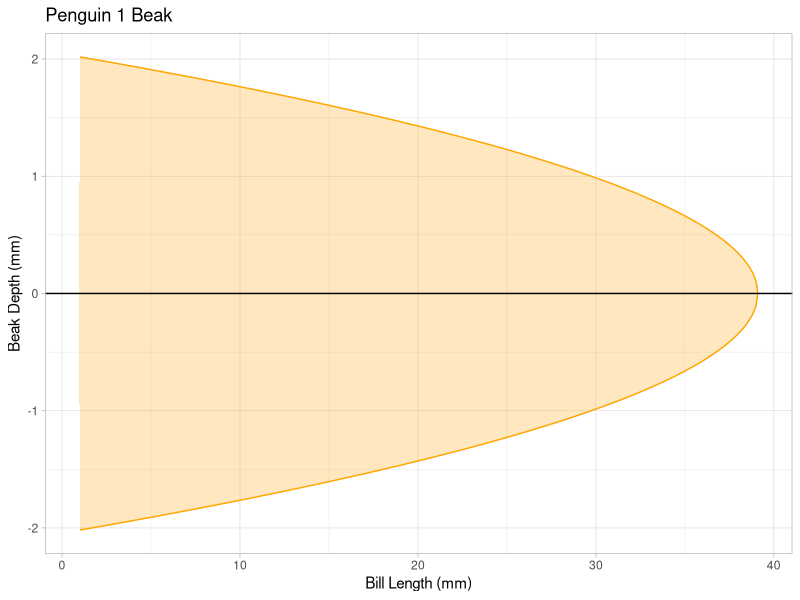
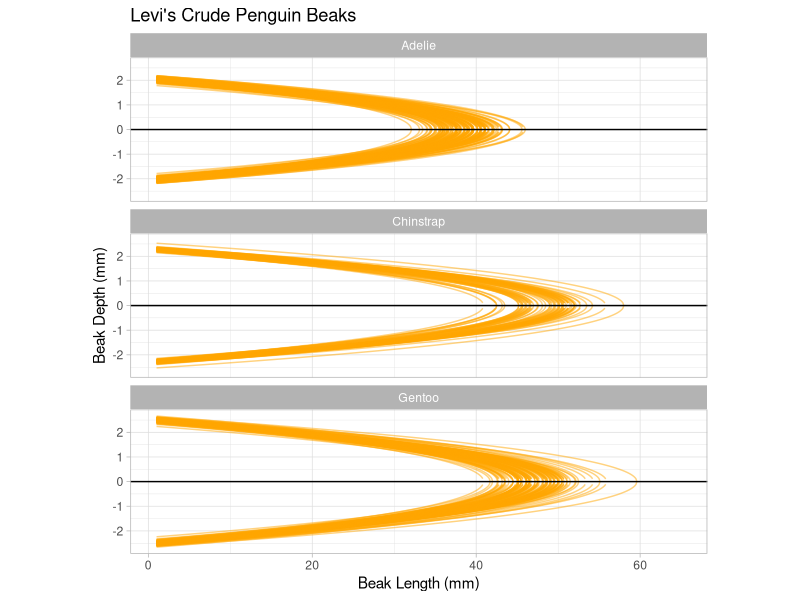
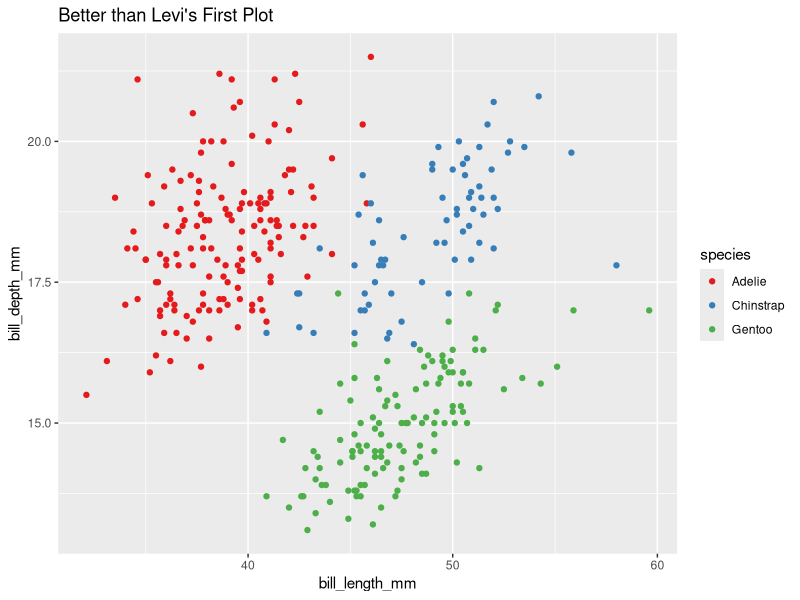

Write R code to recreate these figures, in order.
## ---- chunk 1
knitr::opts_chunk$set(echo = TRUE)

library(palmerpenguins)
library(tidyverse)

data("penguins")
## ---- chunk 2
beak_function <- function(x,a,b){
  b <- b / 2
  
  y1 <- ((a - x) / b) ^ 0.5
  y2 <- (-((a - x) / b) ^ 0.5)
  
  
  return(list(y1, y2))
}
## ---- chunk 3
param1 <- penguins$bill_length_mm[1]
param2 <- penguins$bill_depth_mm[1]


test<-beak_function(seq(1,50,0.1),param1,param2)

test_df <-data.frame(x = seq(1,50,0.1),
           y1 = test[[1]],
           y2 = test[[2]])

test_df %>% 
  ggplot() + 
  geom_area(aes(x,y1), color = "orange", fill = "orange", alpha = 0.25)+
  geom_area(aes(x,y2), color = "orange", fill = "orange", alpha = 0.25) +
  geom_hline(yintercept = 0, color = "black")+
  labs(title = "Penguin 1 Beak",
       y = "Beak Depth (mm)",
       x = "Bill Length (mm)") +
  theme_light()
## ---- chunk 4

# Beak plotting params.
param1 <- penguins$bill_length_mm
param2 <- penguins$bill_depth_mm
my_domain <- seq(1,65,0.1)

# Construct df and allocate storage.
beaks_df <- matrix(rep(0,(length(my_domain)*2*nrow(penguins))), 
                   nrow = length(my_domain)*2)

# Loop each penguin, put in df.
for(i in 1:nrow(penguins)){
  penguin_i <- beak_function(my_domain,param1[i],param2[i])
  
  penguin_i_df <- data.frame(x = my_domain,
           y1 = penguin_i[[1]],
           y2 = penguin_i[[2]])
  
  beaks_df[,i] <- c(penguin_i[[1]],penguin_i[[2]])
}

# Reformat df.
beaks_df <- beaks_df %>% 
  as.data.frame()

beaks_df$series <- c(rep("y1",length(my_domain)), rep("y2",length(my_domain)))
beaks_df$x <- rep(my_domain,2)
colnames(beaks_df) <- c(paste0("p",seq(1,344)),"series","x")

beaks_plot <- beaks_df %>% 
  pivot_longer(cols = `p1`:`p344`)

penguins$name <- paste0("p",seq(1,344))

beaks_plot <- left_join(beaks_plot, penguins, by = c("name"))
## ---- chunk 5
beaks_plot %>% 
  #filter(species == "Adelie", island == "Torgersen") %>% 
  arrange(desc(x)) %>% 
  mutate(super_group = paste(series,name)) %>% 
  group_by(super_group) %>% 
  ggplot()+
  geom_line(aes(x = x, y = value, group = super_group), alpha = 0.5, color = "orange")+
  geom_hline(yintercept = 0)+
  facet_wrap(~species, nrow = 3)+
  theme_light() + theme(aspect.ratio=0.25) +
  labs(title = "Levi's Crude Penguin Beaks",
       x = "Beak Length (mm)", 
       y = "Beak Depth (mm)")

## ---- chunk 6
penguins %>% 
  ggplot(aes(x = bill_length_mm, y = bill_depth_mm, color = species))+
  geom_point()+
  scale_color_brewer(palette = "Set1")+
  ggtitle("Better than Levi's First Plot")
